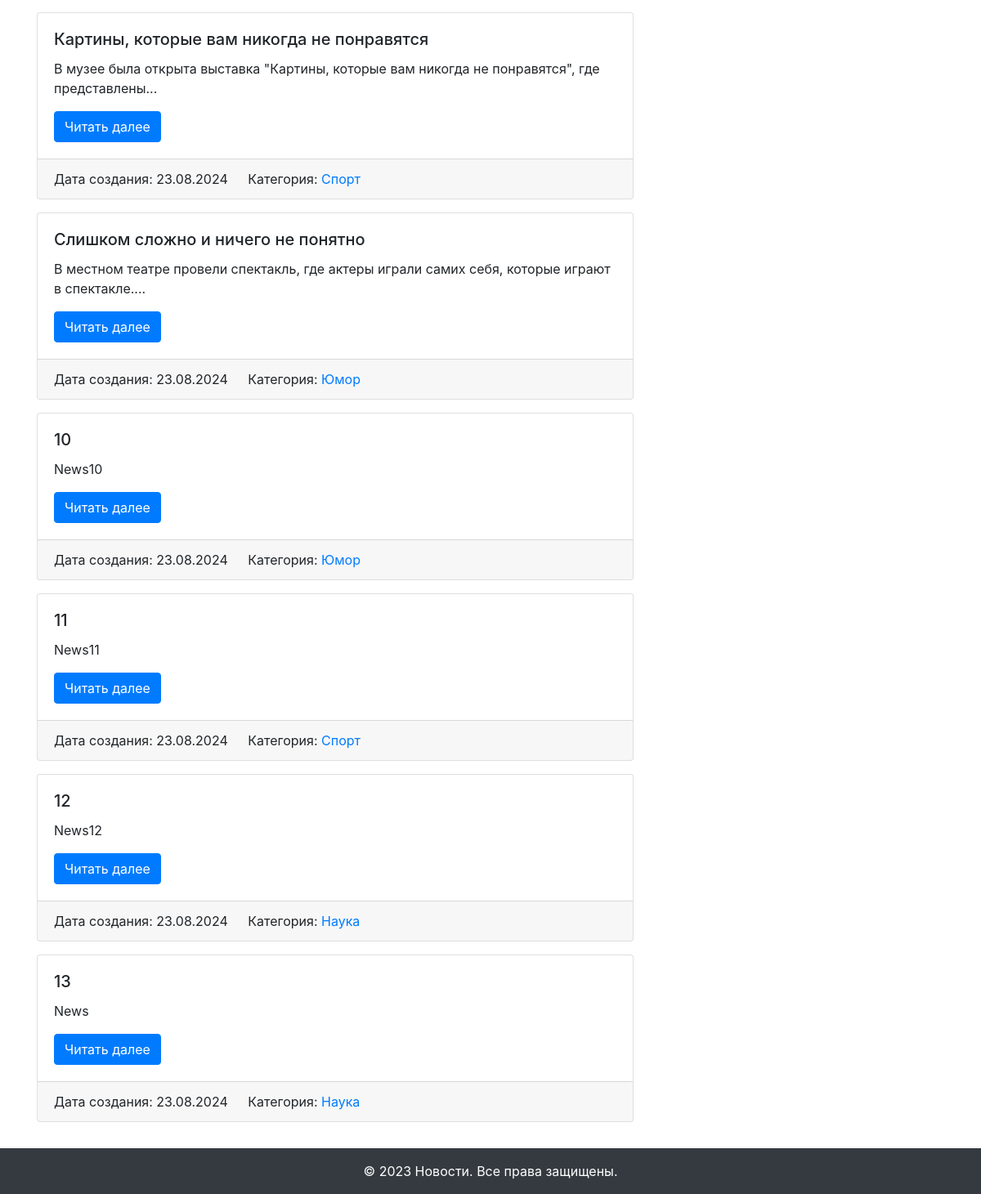
Before: / (lower part) with the older database file.
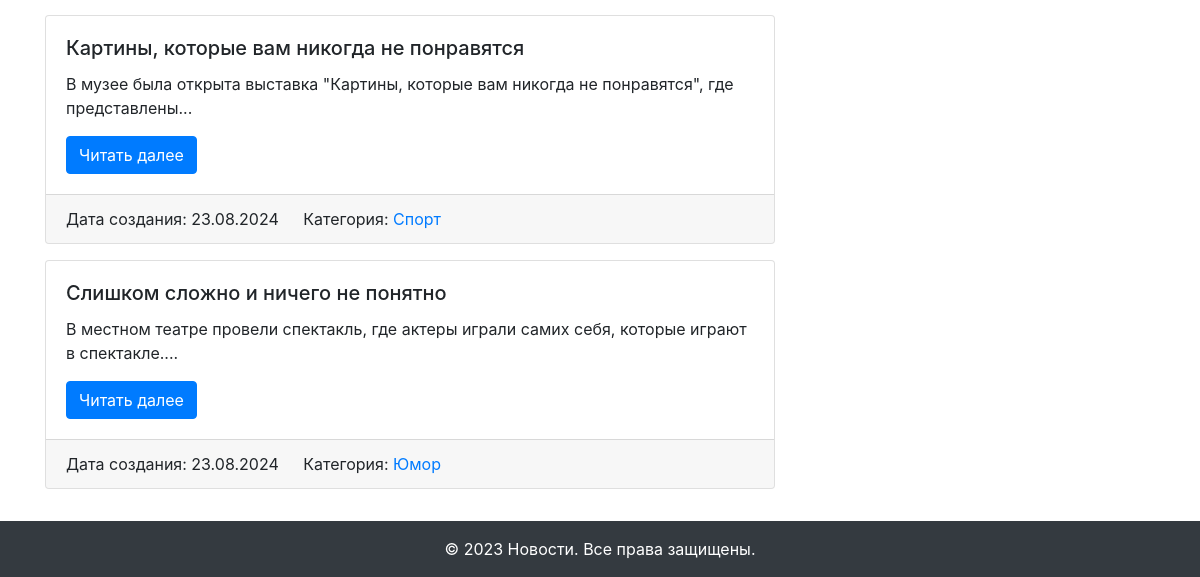
After: the same page with the newer database file.
### main.py (models this page shows, shortened)
class News(db.Model):
    id = db.Column(db.Integer, primary_key=True)
    title = db.Column(db.String(255), unique=True, nullable=False)
    text = db.Column(db.Text, nullable=False)
    created_date = db.Column(db.DateTime, default=datetime.utcnow)
    category_id = db.Column(db.Integer, db.ForeignKey('category.id'))
    category = db.relationship('Category', back_populates='news')

class Category(db.Model):
    id = db.Column(db.Integer, primary_key=True)
    title = db.Column(db.String(255), nullable=False)
    news = db.relationship('News', back_populates='category')

### main.py (the view)
@app.route('/')
def index():
    news_list = News.query.all()
    categories = Category.query.all()
    return render_template('index.html',
                           news=news_list,
                           categories=categories)

### templates/index.html (shortened to what this page needs)
{% extends "base.html" %}
{% block content %}
  {% for news in news %}
  <div class="card mb-3">
    <div class="card-body">
      <h5 class="card-title">{{ news.title }}</h5>
      <p class="card-text">{{ news.text|truncate(100) }}</p>
      <a href="{{ url_for('news_detail', id=news.id) }}" class="btn btn-primary">Читать далее</a>
    </div>
    <div class="card-footer">
      {% if news.created_date %}
        <span class="card-link">Дата создания: {{ news.created_date.strftime('%d.%m.%Y') }}</span>
      {% endif %}
      {% if news.category %}
        <span class="card-link">Категория: <a href="{{ url_for('news_in_category', id=news.category.id) }}">{{ news.category.title }}</a></span>
      {% endif %}
    </div>
  </div>
  {% else %}
  <p class="card-text">Новостей пока нет!</p>
  {% endfor %}
{% endblock content %}

Changed rows visible on the page:
removed News: title "10", text "News10", created_date "23.08.2024", category "Юмор"
removed News: title "11", text "News11", created_date "23.08.2024", category "Спорт"
removed News: title "12", text "News12", created_date "23.08.2024", category "Наука"
removed News: title "13", text "News", created_date "23.08.2024", category "Наука"
